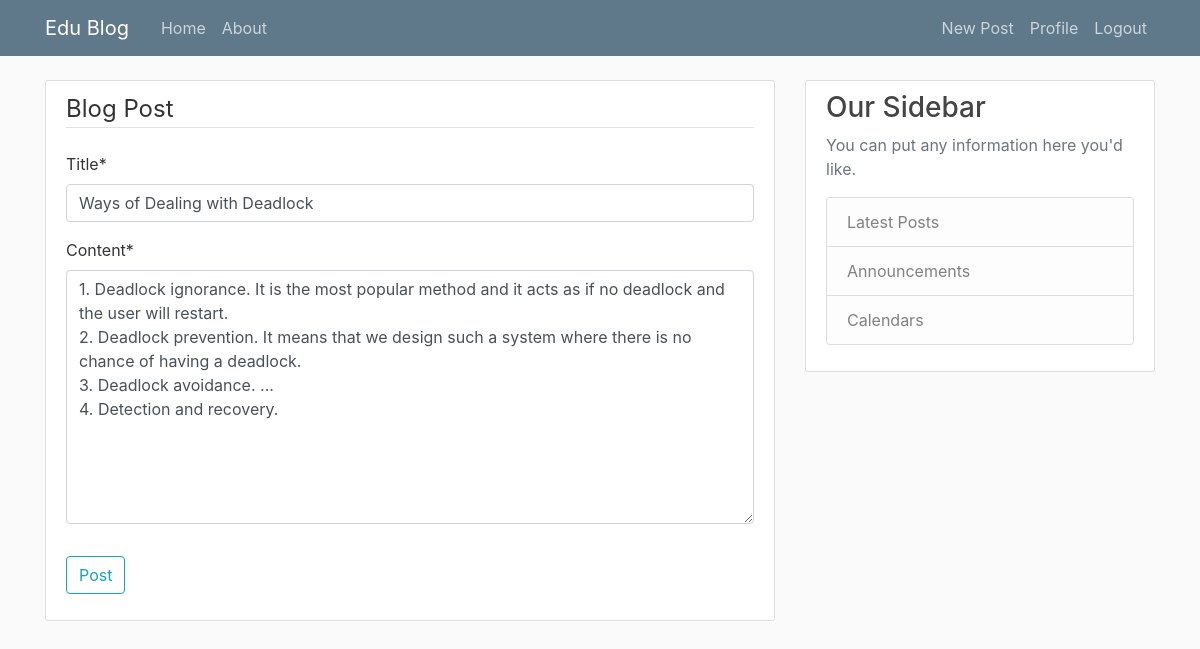
/blog/post/42/update (signed in), run on the app's committed database.
### blog/models.py (models this page shows, shortened)
class Post(models.Model):
    title=models.CharField(max_length=100)
    content=models.TextField()
    date_posted=models.DateTimeField(default= timezone.now) #add is for when created, so it can never be updates, to keep it to posted just do auto_now
    author= models.ForeignKey(User, on_delete= models.CASCADE)

### blog/views.py (the view, shortened to what this page needs)
# urls.py: path('post/<int:pk>/update',PostUpdateView.as_view(),name='post-update'),
class PostUpdateView(UserPassesTestMixin,LoginRequiredMixin,UpdateView):
    model=Post
    fields=['title','content']
    def test_func(self):
        post=self.get_object()
        if(self.request.user == post.author):
            return True
        return False

### blog/templates/blog/post_form.html (shortened to what this page needs)
{% extends "blog/base.html" %}
{% load crispy_forms_tags %}
{% block content %}
    <div class="content-section">
        <form method="POST">
            <fieldset class="form-group">
                <legend class="border-bottom mb-4">Blog Post</legend>
                {{ form|crispy }}
            </fieldset>
            <div class="form-group">
                <button class="btn btn-outline-info" type="submit">Post</button>
            </div>
        </form>
    </div>
{% endblock content %}

### blog/static/blog/main.css (style rules this page uses)
body { background: #fafafa; color: #333333; margin-top: 5rem; }
.content-section { background: #ffffff; padding: 10px 20px; border: 1px solid #dddddd; border-radius: 3px; margin-bottom: 20px; }

### data on the page
Post: title "Ways of Dealing with Deadlock", content "1. Deadlock ignorance. It is the most popular method and it acts as if no deadlock and the user will restart. 2. Deadlock prevention. It means that we design such a system where there is no chance of having a deadlock. 3. Deadlock avoidance. ... 4. Detection and recovery."
